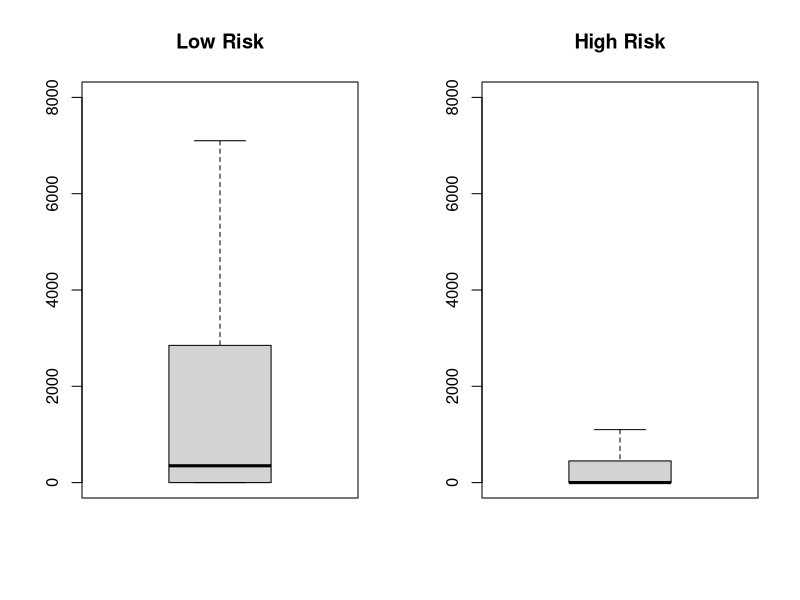

The R source for this figure: (Note: a time limit stopped this script after it produced the figure.)
# Questions:
# What is average number of points in a single turn? Different for risk levels?
# What are the chances of FARKLE in a single turn? Different for risk levels?
# How many turns does is take to get to 10,000 points? Different for risk levels?
# On average, how many rolls in a turn? Different for risk levels?

roll <- function() { 
  ceiling(6 * runif(1))
}
throw <- function(p=6){
  replicate(p, roll())
}

# ADD --> IF 4 OF A KIND (OR 3 OR 5) AND OTHER DICE ARE ALL 1S OR 5S, SCORE ALL DICE AND THEN ROLL ALL 6 AGAIN
points <- function(x){
  tab <- table(x)
  if(length(names(tab)) == 6){                             # 1-2-3-4-5-6
    pts <- 3000
    ndice <- 6
    return(c(pts, ndice))
  }
  if(sum(c(4,2) %in% tab) == 2 | sum(tab == 2) == 3){      # 4-of-a-kind and pair OR 3 pairs
    pts <- 1500
    ndice <- 6 # number of dice left to roll
    return(c(pts, ndice))
  }
  if(length(names(tab)[which(tab==6)]) > 0){               # 6-of-a-kind
    pts <- 3000
    ndice <- 6
    return(c(pts, ndice))
  }
  if(length(names(tab)[which(tab==5)]) > 0){               # 5-of-a-kind
    pts <- 2000
    ndice <- length(x) - 5
    return(c(pts, ndice))
  }
  if(length(names(tab)[which(tab==4)]) > 0){               # 4-of-a-kind
    pts <- 1000
    ndice <- length(x) - 4
    return(c(pts, ndice))
  }
  if(length(names(tab)[which(tab==3)]) > 0){               # 3-of-a-kinds (might have 2)
    kind3 <- as.numeric(names(tab)[which(tab==3)])
    if(length(kind3 == 2)){
      pts <- 2500
      ndice <- 6
    }else{
      pts <- ifelse(kind3 == 1, 1000, kind3 * 100)
      ndice <- 3
    }
    return(c(pts, ndice))
  }
  if(1 %in% x){                                            # 1s - always keep all 1s
    pts <- sum(x==1) * 100
    ndice <- length(x) - sum(x==1)
    return(c(pts, ndice))
  }
  if(5 %in% x){                                            # 5s - always only keep 1
    pts <- 50
    ndice <- length(x) - 1
    return(c(pts, ndice))
  }else{
    pts <- 0
    ndice <- 0
    return(c(pts, ndice))
  }
}

# Function `turn()` returns a list of 4 lists:
  # [[1]] --> x: dice values for each roll
  # [[2]] --> pts: number of points for each roll
  # [[3]] --> ndice: number of dice to roll next
  # [[4]] --> turn_points: how many points total earned for turn (0 means FARKLE!)

turn <- function(risk_level = 3){
  x <- list()
  pts <- list()
  ndice <- list()
  i <- 1 # i is the roll number we are on in the turn
  # First throw of 6 dice
  (x[[1]] <- throw(6))
  (pts[[1]] <- points(x[[1]])[1])
  (ndice[[1]] <- points(x[[1]])[2])
  (roll_again <- ifelse(pts[[1]] > 0 & ndice[[1]] >= risk_level, TRUE, FALSE))
  # Next throws - keep rolling until points = 0 (FARKLE) or less than risk_level dice to roll
  while(roll_again == TRUE){
    i <- i + 1
    x[[i]] <- throw(ndice[[i-1]])
    pts[[i]] <- points(x[[i]])[1]
    ndice[[i]] <- ifelse(points(x[[i]])[2] == 0 & pts[[i]] != 0, 6, points(x[[i]])[2]) # If ndice[[i]] == 0 but pts[[i]] is not 0, ndice <- 6
    roll_again <- ifelse(pts[[i]] > 0 & ndice[[i]] >= risk_level, TRUE, FALSE)
  }
  (turn_points <- ifelse(pts[[i]] != 0, sum(unlist(pts)), 0))
  (turn_res <- ifelse(turn_points == 0, "FARKLE!", turn_points))
  out <- list(x, pts, ndice, turn_points)
  names(out) <- c("x", "pts", "ndice", "turn_points")
  return(out)
}

# What is average number of points in a single turn? Different for risk levels?
set.seed(1234)
nsim <- 10000
turns1 <- replicate(nsim, turn(risk_level = 3))
turn_pts1 <- unlist(turns1[seq(4, length(turns1), by = 4)])
turns2 <- replicate(nsim, turn(risk_level = 2))
turn_pts2 <- unlist(turns2[seq(4, length(turns2), by = 4)])

summary(turn_pts1)
summary(turn_pts2)

par(mfrow = c(1, 2))
boxplot(turn_pts1, ylim = c(0, 8000), main = "Low Risk", outline = FALSE)
boxplot(turn_pts2, ylim = c(0, 8000), main = "High Risk", outline = FALSE)

# What are the chances of FARKLE in a single turn? Different for risk levels?
(f_chance1 <- length(turn_pts1[which(turn_pts1 == 0)]) / nsim)
(f_chance2 <- length(turn_pts2[which(turn_pts2 == 0)]) / nsim)

# How many turns does is take to get to 10,000 points? Different for risk levels?
farkle <- function(risk_level = 3){
  game_points <- 0
  j <- 0
  while(game_points < 10000){
    j <- j + 1
    t <- turn(risk_level = risk_level)
    tp <- t[[4]]
    game_points <- game_points + tp
  }
  return(j)
}
set.seed(1234)
nsim <- 10000
nturns1 <- replicate(nsim, farkle(risk_level = 3))
nturns2 <- replicate(nsim, farkle(risk_level = 2))
summary(nturns1)
summary(nturns2)
par(mfrow=c(1,2))
boxplot(nturns1, ylim = c(0,35), main = "Low Risk", outline = FALSE)
boxplot(nturns2, ylim = c(0,35), main = "High Risk", outline = FALSE)

# On average, how many rolls in a turn? Different for risk levels?
nrolls1 <- unlist(lapply(turns1[seq(1, length(turns1), by = 4)], function(x) {length(x)}))
nrolls2 <- unlist(lapply(turns2[seq(1, length(turns1), by = 4)], function(x) {length(x)}))
summary(nrolls1)
summary(nrolls2)
par(mfrow=c(1,2))
boxplot(nrolls1, ylim = c(0,11), main = "Low Risk", outline = FALSE)
boxplot(nrolls2, ylim = c(0,11), main = "High Risk", outline = FALSE)
